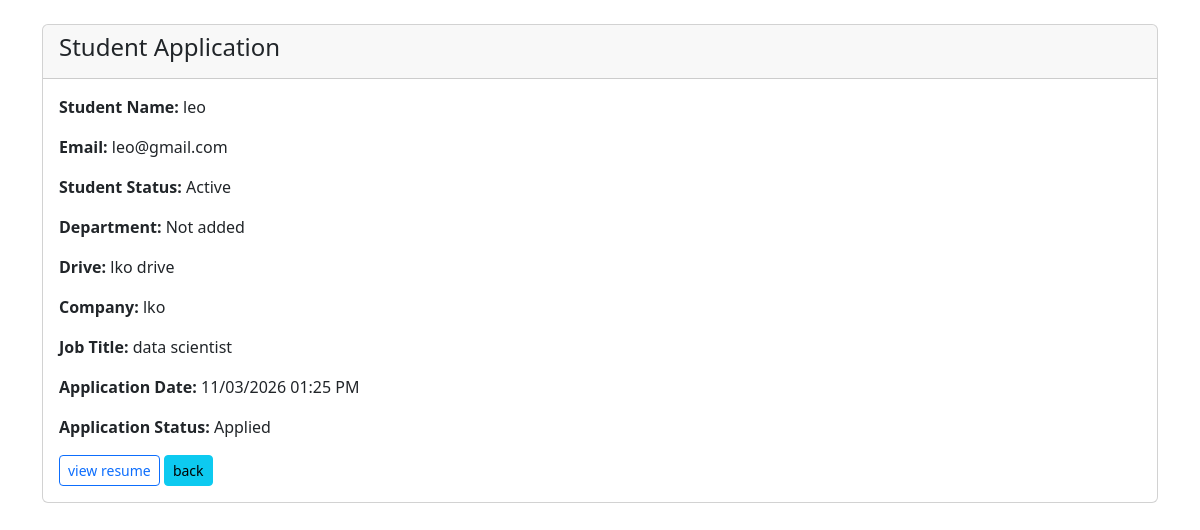
Page /admin/application/6 (signed in) on the committed database.
### backend/models.py (models this page shows, shortened)
class Student(db.Model,UserMixin):
    __tablename__ = 'students'
    stud_id = db.Column(db.Integer, primary_key=True, autoincrement=True)
    name = db.Column(db.String, nullable=False)
    email = db.Column(db.String, unique=True, nullable=False)
    password = db.Column(db.String, nullable=False)
    skills = db.Column(db.Text)
    education = db.Column(db.Text)
    department=db.Column(db.String)
    resume = db.Column(db.String)
    status = db.Column(db.String, default="Active")
    applications = db.relationship('Application', backref='student', lazy=True)

class PlacementDrive(db.Model):
    __tablename__ = 'placement_drives'
    placemnt_id = db.Column(db.Integer, primary_key=True, autoincrement=True)
    drive_name=db.Column(db.String, nullable=False,unique=True)
    company_id = db.Column(db.Integer, db.ForeignKey('companies.cmp_id'), nullable=False)
    job_title = db.Column(db.String, nullable=False)
    job_description = db.Column(db.Text, nullable=False)
    eligibility_criteria = db.Column(db.Text, nullable=False)
    application_deadline = db.Column(db.DateTime, nullable=False)
    status = db.Column(db.String, default="Pending")
    salary=db.Column(db.Integer,nullable="False")
    skills=db.Column(db.String, nullable=False)
    exp=db.Column(db.String, nullable=False)
    applications = db.relationship('Application', backref='drive', lazy=True)

class Company(db.Model,UserMixin):
    __tablename__ = 'companies'
    cmp_id = db.Column(db.Integer, primary_key=True , autoincrement=True)
    name = db.Column(db.String,unique=True, nullable=False)
    industry = db.Column(db.String)
    hr_contact = db.Column(db.String, nullable=False)
    website = db.Column(db.String)
    approval_status = db.Column(db.String, default="Pending")
    password= db.Column(db.String, nullable=False)
    drives = db.relationship('PlacementDrive', backref='company', lazy=True)
    email= db.Column(db.String, unique=True, nullable=False)

class Application(db.Model):
    __tablename__ = 'applications'
    appln_id = db.Column(db.Integer, primary_key=True, autoincrement=True)
    student_id = db.Column(db.Integer, db.ForeignKey('students.stud_id'), nullable=False)
    drive_id = db.Column(db.Integer, db.ForeignKey('placement_drives.placemnt_id'), nullable=False)
    application_date = db.Column(db.DateTime, default=lambda:datetime.now(timezone.utc))
    status = db.Column(db.String , default="not_applied")
    __table_args__ = (
        db.UniqueConstraint('student_id', 'drive_id', name='unique_student_drive'),
    )

### backend/routes.py (the view)
@app.route("/admin/application/<int:appln_id>", methods=["GET"])
@login_required
def admin_application_details(appln_id):
    if not isinstance(current_user, Admin):
        return "Unauthorized"
    appln = Application.query.get_or_404(appln_id)
    return render_template("admin/application_details.html", appln=appln)

### app.py (called while the page is built)
def create_app():
    app=Flask(__name__)
    app.config["SQLALCHEMY_DATABASE_URI"] = "sqlite:///Placement.db"
    db.init_app(app)
    app.config["SECRET_KEY"]="thisgoodday"
    login_manager=LoginManager(app)
    @login_manager.user_loader
    def load_user(email):
        return (db.session.query(Admin).filter_by(email=email).first() or \
        db.session.query(Student).filter_by(email=email).first() or \
        db.session.query(Company).filter_by(email=email).first())
    app.app_context().push()
    db.create_all()
    return app

### templates/admin/application_details.html (shortened to what this page needs)
<!DOCTYPE html>
<html lang="en">
<head>
    <link href="https://cdn.jsdelivr.net/npm/bootstrap@5.3.8/dist/css/bootstrap.min.css" rel="stylesheet">
</head>
<body>
    <div class="container mt-4">
        <div class="card">
            <div class="card-header">
                <h4>Student Application</h4>
            </div>
            <div class="card-body">
                <p><strong>Student Name:</strong> {{ appln.student.name }}</p>
                <p><strong>Email:</strong> {{ appln.student.email }}</p>
                <p><strong>Student Status:</strong> {{ appln.student.status }}</p>
                <p><strong>Department:</strong> Not added</p>
                <p><strong>Drive:</strong> {{ appln.drive.drive_name }}</p>
                <p><strong>Company:</strong> {{ appln.drive.company.name }}</p>
                <p><strong>Job Title:</strong> {{ appln.drive.job_title }}</p>
                <p><strong>Application Date:</strong> {{ appln.application_date.strftime('%d/%m/%Y %I:%M %p') }}</p>
                <p><strong>Application Status:</strong> {{ appln.status }}</p>
                <div class="mt-3">
                    {% if appln.student.resume %}
                    <a href="/static/{{ appln.student.resume }}" target="_blank" class="btn btn-sm btn-outline-primary">view resume</a>
                    {% else %}
                    <button type="button" class="btn btn-sm btn-outline-secondary" disabled>No resume uploaded</button>
                    {% endif %}
                    <a href="{{ url_for('ad_dash') }}" class="btn btn-sm btn-info">back</a>
                </div>
            </div>
        </div>
    </div>
</body>
</html>

### rows in the picture
Student: student.name "leo", student.email "leo@gmail.com", student.status "Active"
PlacementDrive: drive.drive_name "lko drive", drive.job_title "data scientist"
Company: drive.company.name "lko"
Application: application_date "11/03/2026 01:25 PM", status "Applied"
